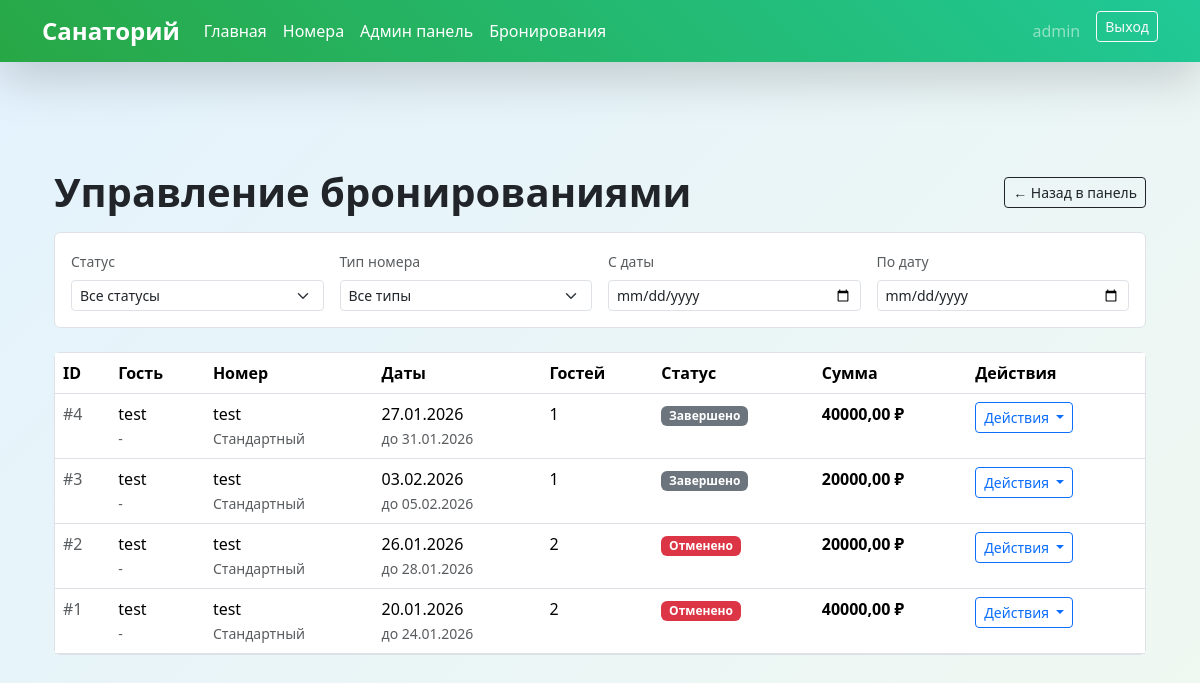
The app's page /accounts/admin/bookings/ (signed in) with its own data.
### accounts/models.py (models this page shows, shortened)
class Booking(models.Model):
    STATUS_CHOICES = [
        ('pending', 'Ожидает подтверждения'),
        ('confirmed', 'Подтверждена'),
        ('cancelled', 'Отменена'),
        ('completed', 'Завершена'),
    ]
    user = models.ForeignKey(User, on_delete=models.CASCADE, related_name='bookings')
    room = models.ForeignKey(Room, on_delete=models.CASCADE, related_name='bookings', null=True, blank=True)
    room_type = models.CharField(max_length=20, choices=Room.TYPE_CHOICES)  # Оставляем для обратной совместимости
    check_in = models.DateField('Дата заезда')
    check_out = models.DateField('Дата выезда')
    guests = models.IntegerField(
        default=1,
        validators=[MinValueValidator(1), MaxValueValidator(4)]
    )
    total_price = models.DecimalField(max_digits=10, decimal_places=2, null=True, blank=True)
    status = models.CharField(max_length=20, choices=STATUS_CHOICES, default='pending')
    created_at = models.DateTimeField(auto_now_add=True)
    notes = models.TextField(max_length=500, blank=True)
    class Meta:
        verbose_name = 'Бронирование'
        verbose_name_plural = 'Бронирования'
        ordering = ['-created_at']

class Room(models.Model):  # ПЕРЕМЕЩАЕМ Room ПЕРЕД Booking!
    TYPE_CHOICES = [
        ('standard', 'Стандартный'),
        ('comfort', 'Комфорт'),
        ('lux', 'Люкс'),
    ]
    type = models.CharField(max_length=20, choices=TYPE_CHOICES)
    name = models.CharField(max_length=100, unique=True)
    capacity = models.PositiveIntegerField(default=2)
    price_per_day = models.DecimalField(max_digits=8, decimal_places=2)
    description = models.TextField(max_length=500)
    image = models.ImageField(upload_to='rooms/', blank=True, null=True)
    is_active = models.BooleanField(default=True)
    class Meta:
        verbose_name = 'Номер'
        verbose_name_plural = 'Номера'
        ordering = ['type', 'name']

### accounts/views.py (the view)
# urls.py: path('admin/bookings/', AdminBookingListView.as_view(), name='admin_booking_list'),
@method_decorator(login_required, name='dispatch')
class AdminBookingListView(StaffRequiredMixin, ListView):
    model = Booking
    template_name = 'admin/booking_list.html'
    context_object_name = 'bookings'
    paginate_by = 20
    def get_queryset(self):
        queryset = Booking.objects.select_related('user', 'room').order_by('-created_at')
        status = self.request.GET.get('status')
        if status:
            queryset = queryset.filter(status=status)
        room_type = self.request.GET.get('room_type')
        if room_type:
            queryset = queryset.filter(room__type=room_type)
        date_from = self.request.GET.get('date_from')
        if date_from:
            try:
                queryset = queryset.filter(check_in__gte=date_from)
            except ValueError:
                pass
        date_to = self.request.GET.get('date_to')
        if date_to:
            try:
                queryset = queryset.filter(check_out__lte=date_to)
            except ValueError:
                pass
        return queryset
    def get_context_data(self, **kwargs):
        context = super().get_context_data(**kwargs)
        context['status_choices'] = Booking.STATUS_CHOICES
        context['room_types'] = Room.TYPE_CHOICES
        return context

### accounts/mixins.py (called while the page is built)
    def test_func(self):
        return self.request.user.is_staff

### templates/admin/booking_list.html (shortened to what this page needs)
{% extends 'base.html' %}
{% block content %}
<div class="container-fluid py-4">
    <div class="mb-4">
        <div class="d-flex justify-content-between align-items-center mb-3">
            <h1 class="fw-bold mb-0">Управление бронированиями</h1>
            <a href="{% url 'admin_dashboard' %}" class="btn btn-outline-dark btn-sm">
                ← Назад в панель
            </a>
        </div>
        <div class="card border">
            <div class="card-body">
                <form method="get" class="row g-3">
                    <div class="col-md-3">
                        <label class="form-label small text-muted">Статус</label>
                        <select name="status" class="form-select form-select-sm" onchange="this.form.submit()">
                            <option value="">Все статусы</option>
                        </select>
                    </div>
                    <div class="col-md-3">
                        <label class="form-label small text-muted">Тип номера</label>
                        <select name="room_type" class="form-select form-select-sm" onchange="this.form.submit()">
                            <option value="">Все типы</option>
                        </select>
                    </div>
                    <div class="col-md-3">
                        <label class="form-label small text-muted">С даты</label>
                        <input type="date" name="date_from" value="{{ request.GET.date_from }}"
                               class="form-control form-control-sm" onchange="this.form.submit()">
                    </div>
                    <div class="col-md-3">
                        <label class="form-label small text-muted">По дату</label>
                        <input type="date" name="date_to" value="{{ request.GET.date_to }}"
                               class="form-control form-control-sm" onchange="this.form.submit()">
                    </div>
                </form>
            </div>
        </div>
    </div>
    <div class="card border">
        <div class="card-body p-0">
            <div class="table-responsive">
                <table class="table table-hover mb-0">
                    <thead class="bg-light">
                        <tr>
                            <th>ID</th>
                            <th>Гость</th>
                            <th>Номер</th>
                            <th>Даты</th>
                            <th>Гостей</th>
                            <th>Статус</th>
                            <th>Сумма</th>
                            <th>Действия</th>
                        </tr>
                    </thead>
                    <tbody>
                        {% for booking in bookings %}
                        <tr>
                            <td class="text-muted">#{{ booking.id }}</td>
                            <td>
                                <div class="fw-medium">{{ booking.user.get_full_name|default:booking.user.username }}</div>
                                <small class="text-muted">{{ booking.user.email|default:"-" }}</small>
                            </td>
                            <td>
                                {% if booking.room %}
                                <div class="fw-medium">{{ booking.room.name }}</div>
                                <small class="text-muted">{{ booking.room.get_type_display }}</small>
                                {% else %}
                                <span class="text-muted">{{ booking.get_room_type_display }}</span>
                                {% endif %}
                            </td>
                            <td>
                                <div>{{ booking.check_in|date:"d.m.Y" }}</div>
                                <small class="text-muted">до {{ booking.check_out|date:"d.m.Y" }}</small>
                            </td>
                            <td>{{ booking.guests }}</td>
                            <td>
                                {% if booking.status == 'confirmed' %}
                                <span class="badge bg-success">Подтверждено</span>
                                {% elif booking.status == 'pending' %}
                                <span class="badge bg-warning">Ожидает</span>
                                {% elif booking.status == 'cancelled' %}
                                <span class="badge bg-danger">Отменено</span>
                                {% elif booking.status == 'completed' %}
                                <span class="badge bg-secondary">Завершено</span>
                                {% else %}
                                <span class="badge bg-light text-dark">{{ booking.get_status_display }}</span>
                                {% endif %}
                            </td>
                            <td>
                                <div class="fw-bold">{{ booking.total_price }} ₽</div>
                            </td>
                            <td>
                                <div class="btn-group btn-group-sm">
                                    <button type="button" class="btn btn-outline-primary dropdown-toggle"
                                            data-bs-toggle="dropdown">
                                        Действия
                                    </button>
                                </div>
                            </td>
                        </tr>
                        {% empty %}
                        <tr>
                            <td colspan="8" class="text-center py-4">
                                <div class="text-muted">Нет бронирований</div>
                            </td>
                        </tr>
                        {% endfor %}
                    </tbody>
                </table>
            </div>
        </div>
    </div>
</div>
{% endblock %}

### templates/base.html (shortened to what this page needs)
<!DOCTYPE html>
<html lang="ru">
<head>
    <link href="https://cdn.jsdelivr.net/npm/bootstrap@5.3.3/dist/css/bootstrap.min.css" rel="stylesheet">
    <link rel="stylesheet" href="https://cdn.jsdelivr.net/npm/bootstrap-icons@1.10.0/font/bootstrap-icons.css">
</head>
<body class="py-5">
    <nav class="navbar navbar-expand-lg navbar-custom fixed-top shadow-lg">
        <div class="container">
            <a class="navbar-brand fw-bold text-white fs-4" href="{% url 'home' %}">Санаторий</a>
            <div class="collapse navbar-collapse" id="navbarMain">
<ul class="navbar-nav me-auto">
    <li class="nav-item">
        <a class="nav-link text-white {% if request.path == '/' %}active{% endif %}"
           href="{% url 'home' %}">Главная</a>
    </li>
    <li class="nav-item">
        <a class="nav-link text-white {% if 'rooms' in request.path %}active{% endif %}"
           href="{% url 'rooms' %}">Номера</a>
    </li>
    {% if user.is_authenticated %}
        {% if user.is_staff %}
            <li class="nav-item">
                <a class="nav-link text-white {% if 'admin' in request.path %}active{% endif %}"
                   href="{% url 'admin_dashboard' %}">Админ панель</a>
            </li>
            <li class="nav-item">
                <a class="nav-link text-white {% if 'admin/bookings' in request.path %}active{% endif %}"
                   href="{% url 'admin_booking_list' %}">Бронирования</a>
            </li>
        {% endif %}
    {% endif %}
</ul>
                <div class="navbar-nav ms-auto">
                    {% if user.is_authenticated %}
                    <span class="navbar-text text-white-50 me-3">{{ user.username }}</span>
                    <form method="post" action="{% url 'logout' %}" class="d-inline">
                        <button class="btn btn-outline-light btn-sm">Выход</button>
                    </form>
                    {% else %}
                    <a href="{% url 'login' %}" class="btn btn-outline-light btn-sm me-2">Вход</a>
                    <a href="{% url 'signup' %}" class="btn btn-light btn-sm">Регистрация</a>
                    {% endif %}
                </div>
            </div>
        </div>
    </nav>
    <main class="container py-5 mt-5">
        {% block content %}{% endblock %}
    </main>
</body>
</html>

### templates/base.html (style rules this page uses)
body { background: linear-gradient(135deg, #e3f2fd 0%, #f0f8f0 100%); min-height: 100vh; font-family: 'Segoe UI', Tahoma, sans-serif; }
.navbar-custom { background: linear-gradient(45deg, #28a745, #20c997) !important; }

### records on screen
Booking: id "4", user.get_full_name "test", user.email "-", room.name "test", room.type "Стандартный", check_in "27.01.2026", check_out "31.01.2026", guests "1", status "Завершено", total_price "40000,00"
Booking: id "3", user.get_full_name "test", user.email "-", room.name "test", room.type "Стандартный", check_in "03.02.2026", check_out "05.02.2026", guests "1", status "Завершено", total_price "20000,00"
Booking: id "2", user.get_full_name "test", user.email "-", room.name "test", room.type "Стандартный", check_in "26.01.2026", check_out "28.01.2026", guests "2", status "Отменено", total_price "20000,00"
Booking: id "1", user.get_full_name "test", user.email "-", room.name "test", room.type "Стандартный", check_in "20.01.2026", check_out "24.01.2026", guests "2", status "Отменено", total_price "40000,00"

### other values on screen
{{ user.username }} "admin"
